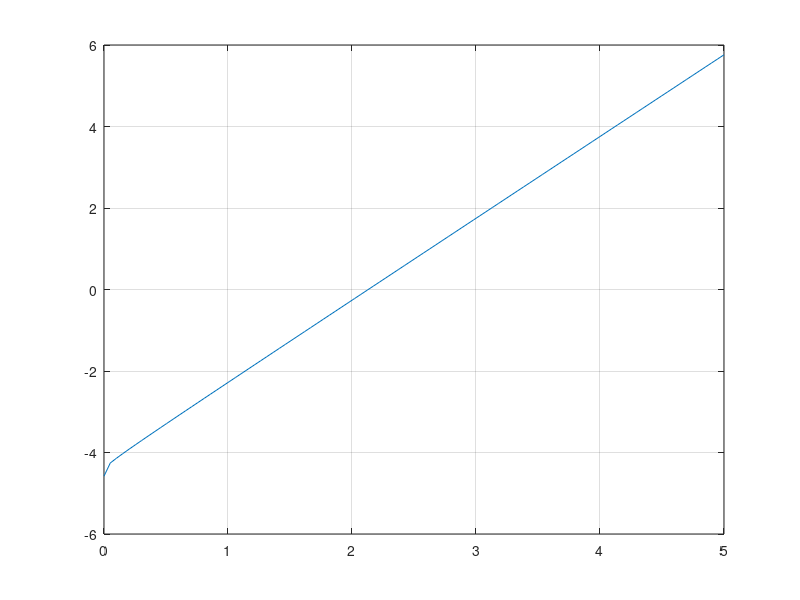

Write MATLAB code to recreate this figure.
clc

x = linspace(0.00001,5,100);
fx = 2*x+0.026*log(x/10^-12)-5;
figure(1)
plot(x,fx)
grid on


xl = 2;
xu = 3;


for k=1:10
    
fxl = 2*xl+0.026*log(xl/10^-12)-5;
fxu = 2*xl+0.026*log(xu/10^-12)-5;
xr = xu-[(fxu*(xl-xu))/(fxl-fxu)];
fxr = 2*xl+0.026*log(xr/10^-12)-5;


if fxr*fxu < 0
    xl = xr;
elseif fxr*fxl < 0
    xu = xr;
end

xr_new = xu-[(fxu*(xl-xu))/(fxl-fxu)];


error = abs((xr_new - xr)/xr)*100;
end

fprintf('After 10 times itaration Xr = %d\n',xr_new);
fprintf('After 10 times itaration Error = %d\n',error);

